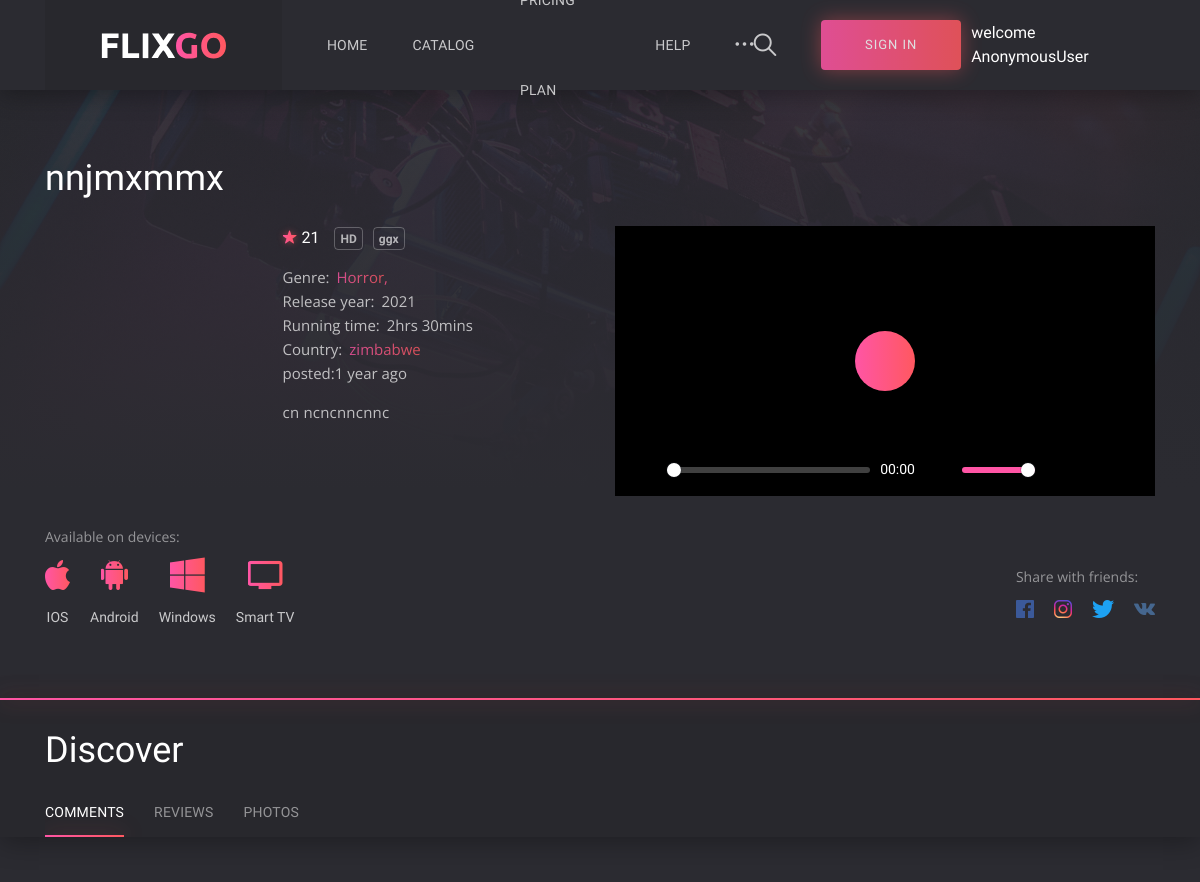
Page /pages/details1/24/ (upper part) on the earlier database version.
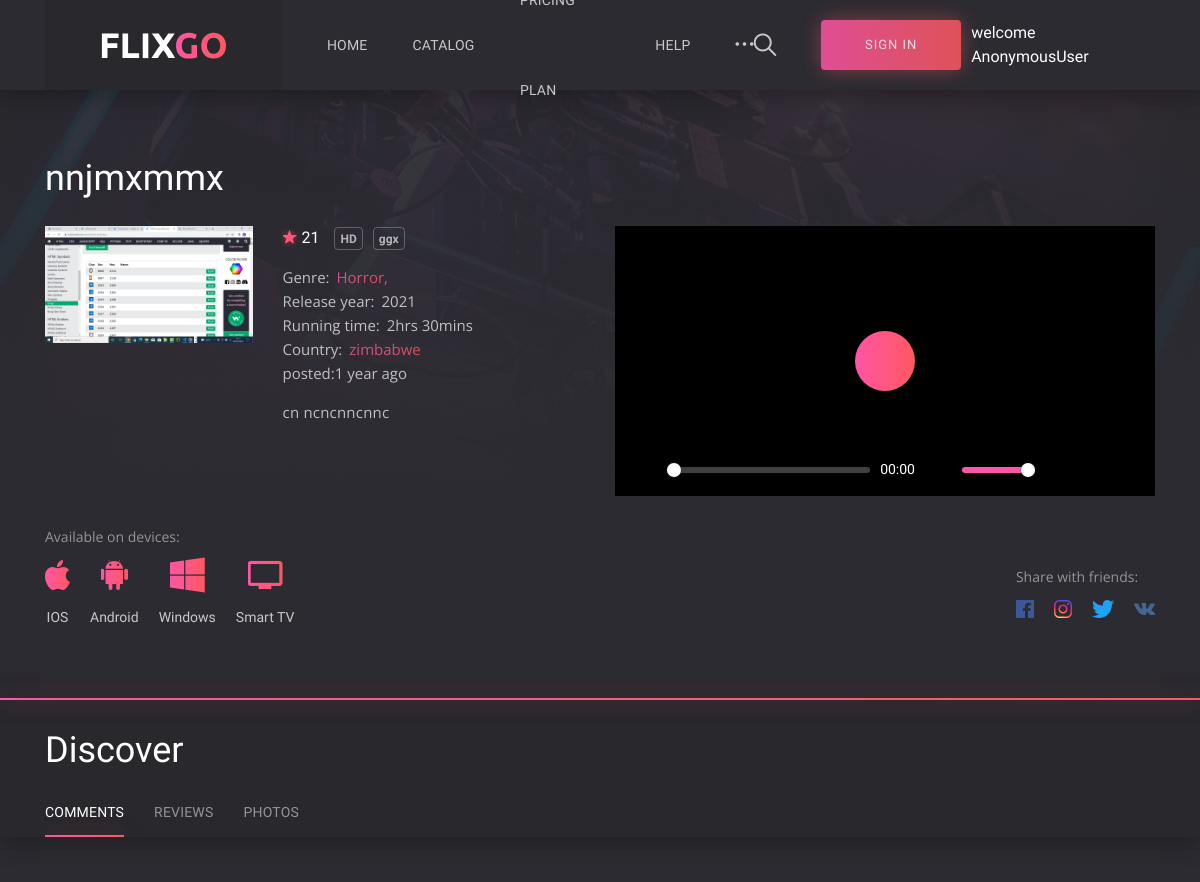
Same page on the later database version.
### pages/models.py (models this page shows, shortened)
class Film(models.Model):
    category = models.ForeignKey(Categorie, on_delete=models.CASCADE)
    name = models.CharField(max_length=20)
    tags = models.CharField(choices=movies_choices, max_length=20)
    R_rating = models.CharField(max_length=20)
    Description = models.TextField()
    image_url = models.ImageField(null=True, blank=True)
    is_series = models.BooleanField(default=True)
    movie_rating = models.CharField(max_length=30, null=True)
    running_time = models.CharField(max_length=30, null=True)
    release_year = models.CharField(max_length=30, null=True)
    country = models.CharField(max_length=30, null=True)
    date_created = models.DateTimeField(auto_now_add=True, null=True)

### pages/views.py (the view)
# urls.py: path('details1/<id>/',details1,name='details1'),
def details1(request, id):
    film = Film.objects.get(id=id)
    return render(request, "pages/details1.html", {"film": film})

### pages/templates/pages/details1.html (shortened to what this page needs)
{% extends 'pages/base.html' %}
{% block content %}
{% load static %}
{% load humanize %}
	<section class="section details">
		<div class="details__bg" data-bg="{% static 'pages/img/home/home__bg.jpg' %}"></div>
		<div class="container">
			<div class="row">
				<div class="col-12">
					<h1 class="details__title">{{film.name}}</h1>
				</div>
				<div class="col-12 col-xl-6">
					<div class="card card--details">
						<div class="row">
							<div class="col-12 col-sm-4 col-md-4 col-lg-3 col-xl-5">
								<div class="card__cover">
									<img src="{{film.image_url.url}}" alt="">
								</div>
							</div>
							<div class="col-12 col-sm-8 col-md-8 col-lg-9 col-xl-7">
								<div class="card__content">
									<div class="card__wrap">
										<span class="card__rate"><i class="icon ion-ios-star"></i>{{film.R_rating}}</span>
										<ul class="card__list">
											<li>HD</li>
											<li>{{film.movie_rating}}</li>
										</ul>
									</div>
									<ul class="card__meta">
										<li><span>Genre:</span><a href="#">{{film.tags}}</a>
										<a href="#"></a></li>
										<li><span>Release year:</span>{{film.release_year}}</li>
										<li><span>Running time:</span>{{film.running_time}}</li>
										<li><span>Country:</span> <a href="#">{{film.country}}</a> </li>
											<li>posted:{{film.date_created|naturaltime}}</li>
									</ul>
									<div class="card__description card__description--details">
										{{film.Description}}
									</div>
								</div>
							</div>
						</div>
					</div>
				</div>
				<div class="col-12 col-xl-6">
					<video controls crossorigin playsinline poster="../../../cdn.plyr.io/static/demo/View_From_A_Blue_Moon_Trailer-HD.jpg' %}" id="player">
						<source src="https://cdn.plyr.io/static/demo/View_From_A_Blue_Moon_Trailer-576p.mp4" type="video/mp4" size="576">
						<source src="https://cdn.plyr.io/static/demo/View_From_A_Blue_Moon_Trailer-720p.mp4" type="video/mp4" size="720">
						<source src="https://cdn.plyr.io/static/demo/View_From_A_Blue_Moon_Trailer-1080p.mp4" type="video/mp4" size="1080">
						<source src="https://cdn.plyr.io/static/demo/View_From_A_Blue_Moon_Trailer-1440p.mp4" type="video/mp4" size="1440">
					</video>
				</div>
				<div class="col-12">
					<div class="details__wrap">
						<div class="details__devices">
							<span class="details__devices-title">Available on devices:</span>
							<ul class="details__devices-list">
								<li><i class="icon ion-logo-apple"></i><span>IOS</span></li>
								<li><i class="icon ion-logo-android"></i><span>Android</span></li>
								<li><i class="icon ion-logo-windows"></i><span>Windows</span></li>
								<li><i class="icon ion-md-tv"></i><span>Smart TV</span></li>
							</ul>
						</div>
						<div class="details__share">
							<span class="details__share-title">Share with friends:</span>
							<ul class="details__share-list">
								<li class="facebook"><a href="#"><i class="icon ion-logo-facebook"></i></a></li>
								<li class="instagram"><a href="#"><i class="icon ion-logo-instagram"></i></a></li>
								<li class="twitter"><a href="#"><i class="icon ion-logo-twitter"></i></a></li>
								<li class="vk"><a href="#"><i class="icon ion-logo-vk"></i></a></li>
							</ul>
						</div>
					</div>
				</div>
			</div>
		</div>
	</section>
	<section class="content">
		<div class="content__head">
			<div class="container">
				<div class="row">
					<div class="col-12">
						<h2 class="content__title">Discover</h2>
						<ul class="nav nav-tabs content__tabs" id="content__tabs" role="tablist">
							<li class="nav-item">
								<a class="nav-link active" data-toggle="tab" href="#tab-1" role="tab" aria-controls="tab-1" aria-selected="true">Comments</a>
							</li>
							<li class="nav-item">
								<a class="nav-link" data-toggle="tab" href="#tab-2" role="tab" aria-controls="tab-2" aria-selected="false">Reviews</a>
							</li>
							<li class="nav-item">
								<a class="nav-link" data-toggle="tab" href="#tab-3" role="tab" aria-controls="tab-3" aria-selected="false">Photos</a>
							</li>
						</ul>
					</div>
				</div>
			</div>
		</div>
	</section>
	{% endblock %}

Differences in the rows shown:
changed Film "nnjmxmmx": image_url: picture added
